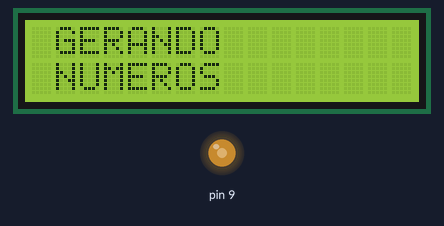
Simulated run of this sketch. Board: Arduino Uno, built with avr-gcc and run on an emulated ATmega328P. Shown: 16×2 character LCD, output pins drawn as LEDs (lit = HIGH).

Above: at 0.1 s.
At 2.1 s:
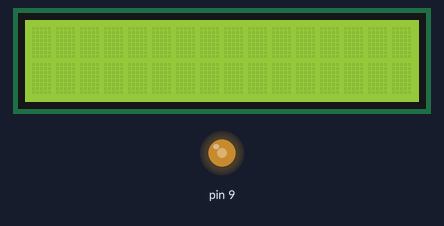

Measured:
- what the display in image 1 shows lasts 5.0 s, from 2.1 s to 7.1 s

The sketch:

Display1602.ino
```cpp
#include <LiquidCrystal.h>

LiquidCrystal lcd(12, 11, 5, 4, 3, 2);
int number;

void setup() {
  lcd.begin(16, 2);
  pinMode(9,OUTPUT);
  analogWrite(9,130);
  Serial.begin(9600);

}

void loop() {

  lcd.setCursor(1,0);
  lcd.print("GERANDO");
  lcd.setCursor(1,1);
  lcd.print("NUMEROS");
  lcd.setCursor(1,0);
  delay(2000);
  lcd.clear();
  delay(5000);
  /*
  Serial.println(number);
  number = random(56, 75);
  lcd.print(number);
  */

  }
```
